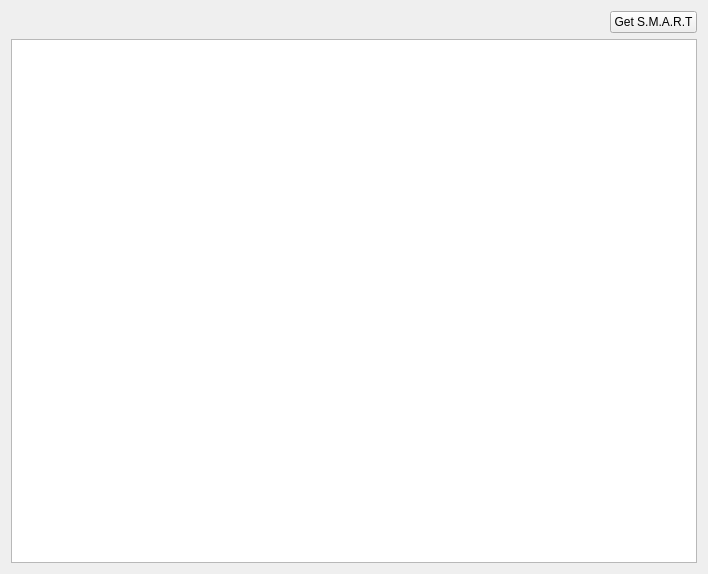
<?xml version="1.0" encoding="UTF-8"?>
<ui version="4.0">
 <class>SmartTab</class>
 <widget class="QWidget" name="SmartTab">
  <property name="geometry">
   <rect>
    <x>0</x>
    <y>0</y>
    <width>708</width>
    <height>574</height>
   </rect>
  </property>
  <property name="windowTitle">
   <string>Form</string>
  </property>
  <layout class="QGridLayout" name="gridLayout">
   <property name="verticalSpacing">
    <number>6</number>
   </property>
   <item row="0" column="0">
    <layout class="QHBoxLayout" name="horizontalLayout">
     <item>
      <spacer name="horizontalSpacer">
       <property name="orientation">
        <enum>Qt::Horizontal</enum>
       </property>
       <property name="sizeHint" stdset="0">
        <size>
         <width>40</width>
         <height>20</height>
        </size>
       </property>
      </spacer>
     </item>
     <item>
      <widget class="QPushButton" name="pushButton">
       <property name="text">
        <string>Get S.M.A.R.T</string>
       </property>
      </widget>
     </item>
    </layout>
   </item>
   <item row="1" column="0">
    <widget class="QTableView" name="tableView"/>
   </item>
  </layout>
 </widget>
 <resources/>
 <connections/>
</ui>
